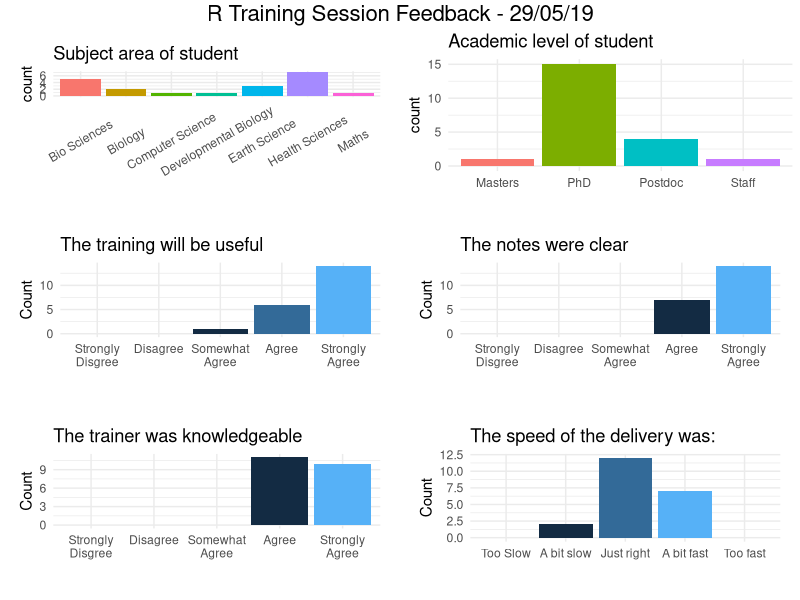

Source code (R):
library(ggplot2)
library(dplyr)
library(readr)
library(gridExtra)
library(ggpubr)

setwd("c:/Users/Peter/Dropbox/Teaching/")

data <- read_csv("19-05-29.csv",
                 col_types = cols(
                   Level = col_character(),
                   Subject = col_character(),
                   Useful = col_integer(),
                   Notes = col_integer(),
                   Knowlegeable = col_integer(),
                   Speed = col_integer()
                 ))

pad_theme = theme(plot.margin = unit(c(0.5,0.5,0.5,0.5), "cm"))

# The academic levels of the students
level <- data %>% ggplot(aes(x=factor(Level))) + 
  geom_bar(aes(fill=factor(Level)), show.legend=FALSE) + 
  labs(title="Academic level of student", x="") + 
  theme_minimal()
  pad_theme

# The Subjects of the students
subject <- data %>% filter(Subject!="-") %>% 
  ggplot(aes(x=Subject)) + 
  geom_bar(aes(fill=factor(Subject)), show.legend=FALSE) + 
  labs(title="Subject area of student", x="") +
  theme_minimal() +
  theme(axis.text.x = element_text(angle = 30, hjust = 0.5, vjust=0.5)) + 
  pad_theme

?theme_minimal

labels=c("Strongly\nDisgree", "Disagree", "Somewhat\nAgree", "Agree", "Strongly\nAgree")

# Was the course useful?
p1 <- data %>%  ggplot(aes(x=factor(Useful, levels=1:5, labels=labels))) + 
  geom_bar(aes(fill=Useful), show.legend=FALSE) + 
  scale_x_discrete(drop=F) +
  labs(title="The training will be useful", x="", y="Count") + 
  theme_minimal() + 
  pad_theme

# Were the notes usful?
p2 <- data %>%  ggplot(aes(x=factor(Notes, levels=1:5, labels=labels))) + 
  geom_bar(aes(fill=Notes), show.legend=FALSE) + 
  scale_x_discrete(drop=F) +
  labs(title="The notes were clear", x="", y="Count") + 
  theme_minimal() +
  pad_theme

#Was the trainer knowlegeable?
p3 <- data %>%  ggplot(aes(x=factor(Knowlegeable, levels=1:5, labels=labels))) + 
  geom_bar(aes(fill=Knowlegeable), show.legend=FALSE) + 
  scale_x_discrete(drop=F) +
  labs(title="The trainer was knowledgeable", x="", y="Count") + 
  theme_minimal() + 
  pad_theme


speed_labels=c("Too Slow", "A bit slow", "Just right", "A bit fast", "Too fast")
# The speed of the deliver was?
p4 <- data %>%  ggplot(aes(x=factor(Speed, levels=1:5, labels=speed_labels))) + 
  geom_bar(aes(fill=Speed), show.legend=FALSE) + 
  scale_x_discrete(drop=F) +
  labs(title="The speed of the delivery was:", x="", y="Count") + 
  theme_minimal() +
  pad_theme

grid <- grid.arrange(subject, level, p1, p2, p3, p4, 
             nrow = 3,
             top = text_grob("R Training Session Feedback - 29/05/19", size=16))

ggsave("feedback.pdf", grid, height=10, width=8)
